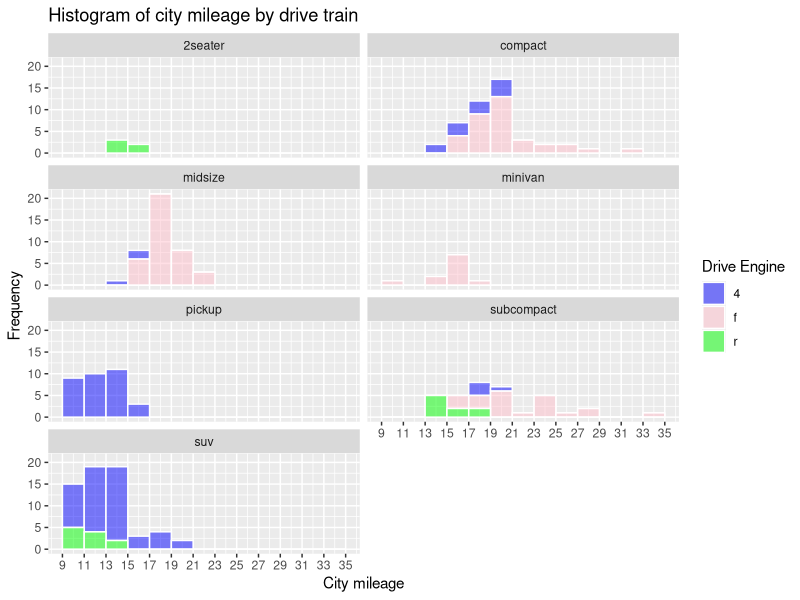

Reproduce this figure in R.
library(tidyverse)
data(mpg)

mpg %>% 
  ggplot(aes(cty, fill = drv)) +
  geom_histogram(binwidth = 2, 
                 color = "white",
                 alpha = 0.5) +
  facet_wrap(~class, ncol =2) +
  labs(title = "Histogram of city mileage by drive train",
       x = "City mileage",
       y = "Frequency") +
  scale_x_continuous(breaks = seq(9, 35, 2),
                     labels = seq(9, 35, 2)) +
  scale_fill_manual(values = c("4" = "blue", "f" = "pink", "r" = "green"),
                    name = "Drive Engine")


table(mpg$drv)


p1 <- mpg %>% 
  ggplot(aes(hwy))+
  geom_histogram(fill = "darkorchid1",
                 color = "black",
                 binwidth = 2)+
  stat_bin(aes(label = ifelse(after_stat(count) == 0,
                              "", after_stat(count))), 
           binwidth = 2, 
           geom = "text",
           vjust = -0.5)+
  scale_y_continuous(limits = c(0,60), 
                     breaks = seq(0,60,10))+
  scale_x_continuous(breaks = seq(12,44,2))

summary(mpg$hwy)


data()


mtcars

data(diamonds)
  